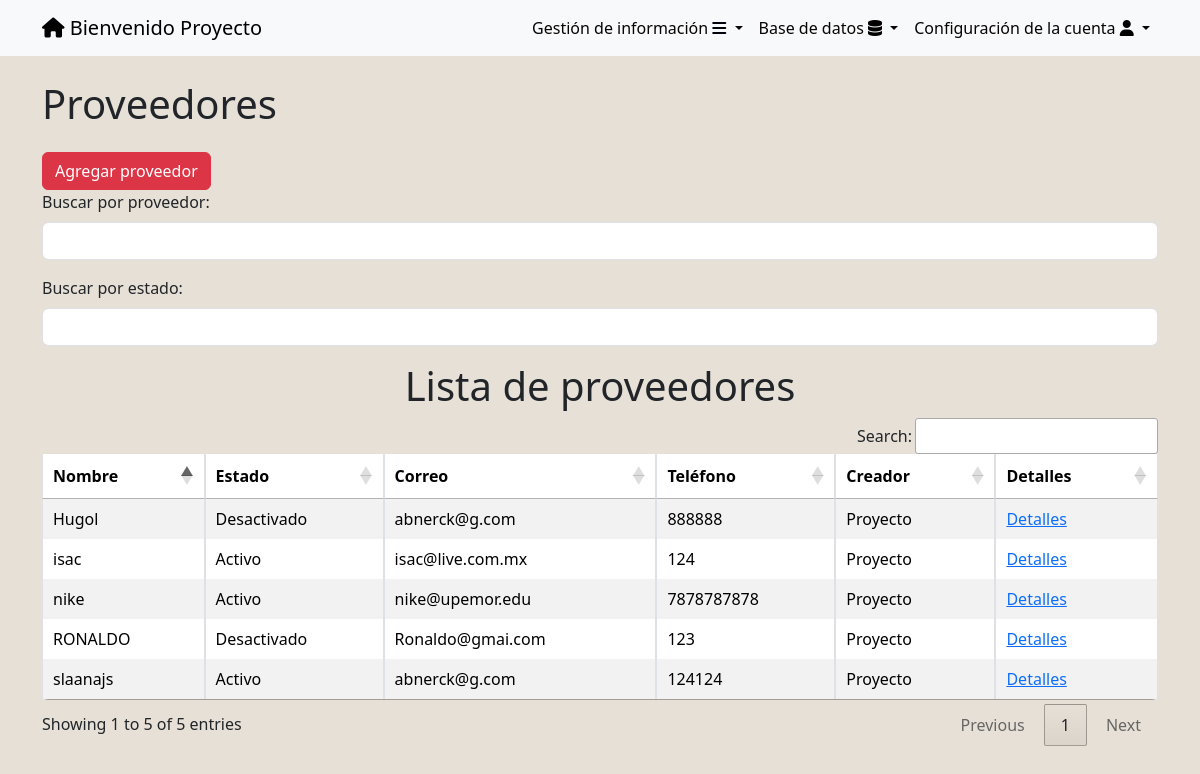
The app's page /proveedores/ (signed in) with its own data.
### tasks/models.py (models this page shows, shortened)
class Proveedor(models.Model):
    nombre = models.CharField(blank=True,null=True,max_length=100)
    correo = models.EmailField(blank=True,null=True)
    telefono = models.CharField(blank=True,null=True,max_length=10)
    ACTIVO = 'Activo'
    DESACTIVADO = 'Desactivado'
    ESTADO_CHOICES = [
        (ACTIVO, 'Activo'),
        (DESACTIVADO, 'Desactivado'),
    ]
    estadodelprovedor = models.TextField(blank=True,null=True,choices=ESTADO_CHOICES,)
    user = models.ForeignKey(User, on_delete=models.CASCADE,blank=True, null=True)

### tasks/views.py (the view)
# urls.py: path('proveedores/',views.proveedores,name='proveedores'),
@login_required
def proveedores(request):
    if request.user.is_superuser:
        proveedores = Proveedor.objects.all()
    else:
        proveedores = Proveedor.objects.all()
    return render(request, 'proveedores.html', {
        'proveedores': proveedores,
    })

### tasks/templates/proveedores.html (shortened to what this page needs)
{% extends 'base.html' %}
{% block content %}
<body>
    <div class="container mt-4">
        <a href="/proveedores/" class="text-dark text-decoration-none"><h1>Proveedores</h1></a>
        {% if user.is_superuser or user.is_staff %}
    <a href="/proveedores/create/" class="btn btn-danger mt-3">Agregar proveedor</a>
    <link rel="stylesheet" type="text/css" href="https://cdn.datatables.net/1.11.5/css/jquery.dataTables.css">
    <link rel="stylesheet" type="text/css" href="https://cdn.datatables.net/buttons/2.1.0/css/buttons.dataTables.min.css">
    {% endif %}
     <div class="mb-3">
        <label for="filtroProveedor" class="form-label">Buscar por proveedor:</label>
        <input type="text" class="form-control" id="filtroProveedor">
    </div>
    <div class="mb-3">
        <label for "filtroEstado" class="form-label">Buscar por estado:</label>
        <input type="text" class="form-control" id="filtroEstado">
    </div>
    </div>
    <main class="container">
        <div class="table-responsive rounded">
            <center> <h1>Lista de proveedores</h1> </center>
            <table id="tablaProveedores" class="table table-bordered table-striped rounded">
                <thead class="thead-dark">
                    <tr>
                        <th>Nombre</th>
                        <th>Estado</th>
                        <th>Correo</th>
                        <th>Teléfono</th>
                        <th>Creador</th>
                        {% if user.is_superuser or user.is_staff %}
                        <th>Detalles </th>
                        {% endif %}
                    </tr>
                </thead>
                <tbody>
                    {% for proveedor in proveedores %}
                    <tr>
                        <td>{{ proveedor.nombre }}</td>
                        <td>{{ proveedor.estadodelprovedor }}</td>
                        <td>{{ proveedor.correo }}</td>
                        <td>{{ proveedor.telefono }}</td>
                        <td>{{ proveedor.user.username }}</td>
                        {% if user.is_superuser or user.is_staff %}
                        <td><a href="{% url 'proveedor_detail' proveedor.id %}">Detalles</a></td>
                        {% endif %}
                    </tr>
                    {% endfor %}
                </tbody>
            </table>
        </div>
    </main>
</body>
{% endblock %}

### tasks/templates/base.html (shortened to what this page needs)
<!DOCTYPE html>
<html lang="en">
<head>
    <link rel="stylesheet" href="https://cdn.jsdelivr.net/npm/bootstrap@5.3.2/dist/css/bootstrap.min.css">
    <link rel="stylesheet" href="https://cdnjs.cloudflare.com/ajax/libs/font-awesome/6.4.2/css/all.min.css">
    <link rel="stylesheet" href="https://cdn.jsdelivr.net/npm/bootstrap@5.3.2/dist/css/bootstrap.min.css">
</head>
<body>
    <nav class="navbar navbar-expand-lg bg-body-tertiary">
        <div class="container">
            {% if user.is_authenticated %}
            <a class="navbar-brand" href="/" id="uno"> <i class="fa-solid fa-house" style="color: #000000;"></i>
                Bienvenido {{user.username}}</a>
            {% endif %}
            {% if user.is_authenticated %}
            <div class="collapse navbar-collapse" id="navbarSupportedContent">
                <ul class="navbar-nav ms-auto">
                    <li class="nav-item dropdown">
                        <a class="nav-link dropdown-toggle" href="#" role="button" data-bs-toggle="dropdown"
                            aria-expanded="false">
                            Gestión de información <i class="fa-solid fa-bars" style="color: #00040b;"></i>
                        </a>
                    </li>
                    {% if user.is_superuser %}
                    <li class="nav-item dropdown">
                        <a class="nav-link dropdown-toggle" href="#" role="button" data-bs-toggle="dropdown"
                            aria-expanded="false">
                            Base de datos <i class="fa-solid fa-database" style="color: #000000;"></i>
                        </a>
                        {% endif %}
                    <li class="nav-item dropdown">
                        <a class="nav-link dropdown-toggle" href="#" role="button" data-bs-toggle="dropdown"
                            aria-expanded="false">
                            Configuración de la cuenta <i class="fa-solid fa-user" style="color: #000000;"></i>
                        </a>
            {% endif %}
        </div>
    </nav>
</body>
</html>
{% block content %}
{% endblock %}

### tasks/templates/base.html (style rules this page uses)
.nav-link { display: block; text-decoration: none; color: #080404; padding: 5px; }

### tasks/templates/proveedores.html (style rules this page uses)
body { background-color: rgb(231, 224, 214); background-size: cover; }

### records on screen
Proveedor: nombre "RONALDO", estadodelprovedor "Desactivado", correo "Ronaldo@gmai.com", telefono "123", user.username "Proyecto"
Proveedor: nombre "Hugol", estadodelprovedor "Desactivado", correo "abnerck@g.com", telefono "888888", user.username "Proyecto"
Proveedor: nombre "slaanajs", estadodelprovedor "Activo", correo "abnerck@g.com", telefono "124124", user.username "Proyecto"
Proveedor: nombre "isac", estadodelprovedor "Activo", correo "isac@live.com.mx", telefono "124", user.username "Proyecto"
Proveedor: nombre "nike", estadodelprovedor "Activo", correo "nike@upemor.edu", telefono "7878787878", user.username "Proyecto"

### other values on screen
{{ user.username }} "Proyecto"
